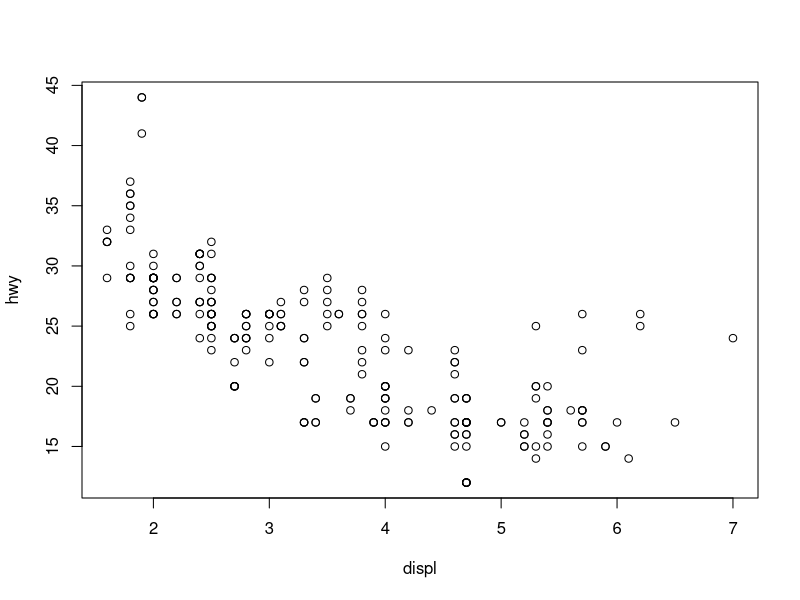
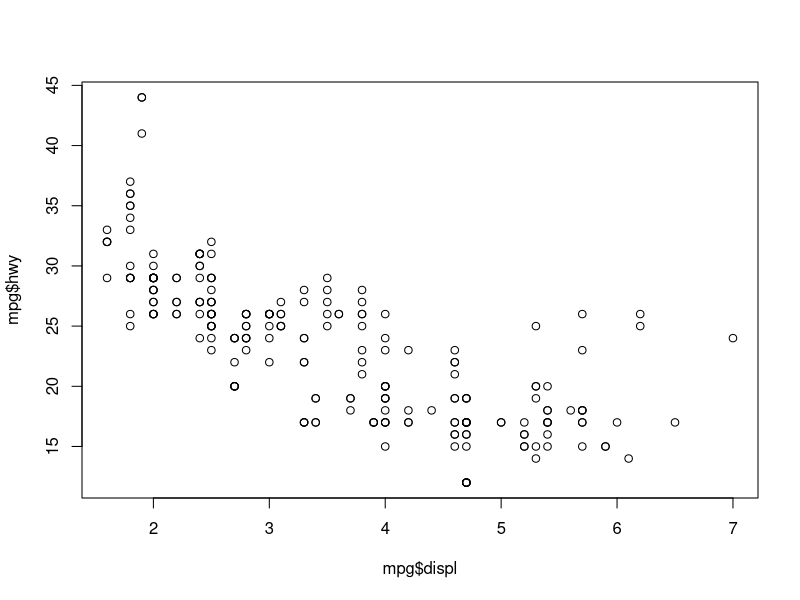
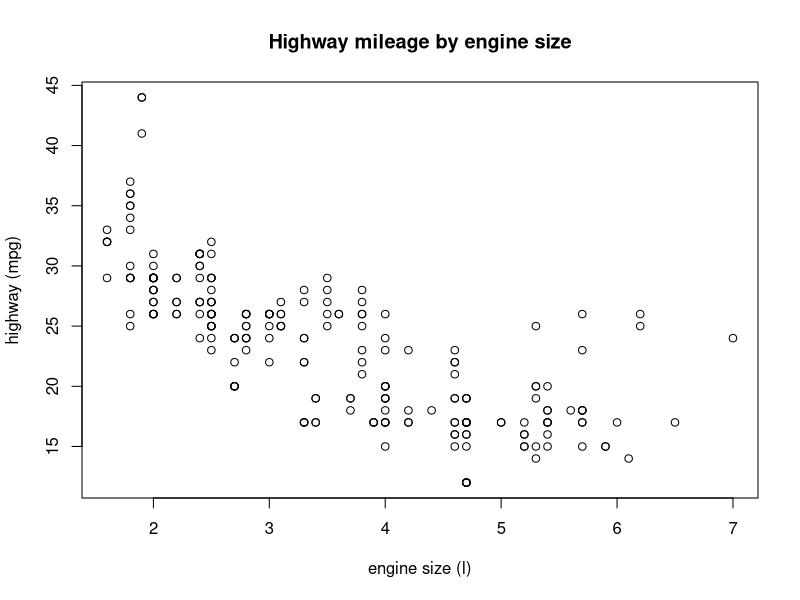
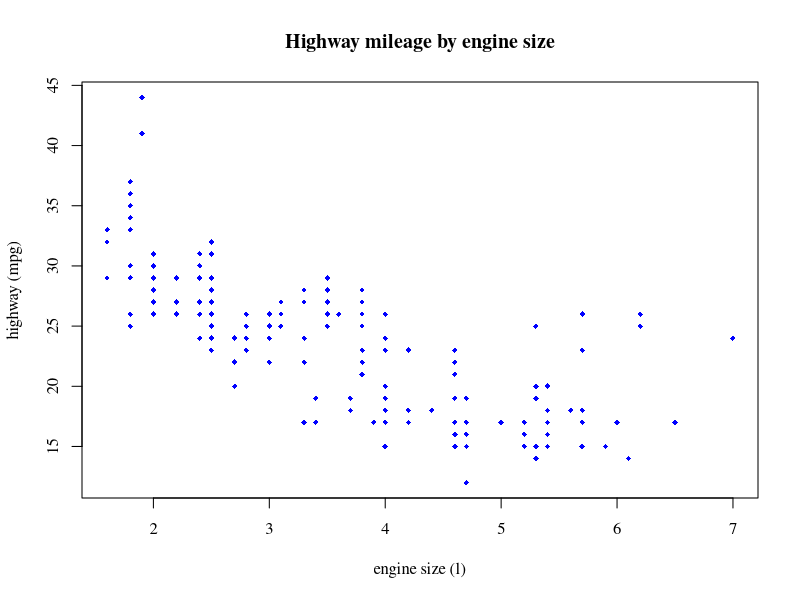
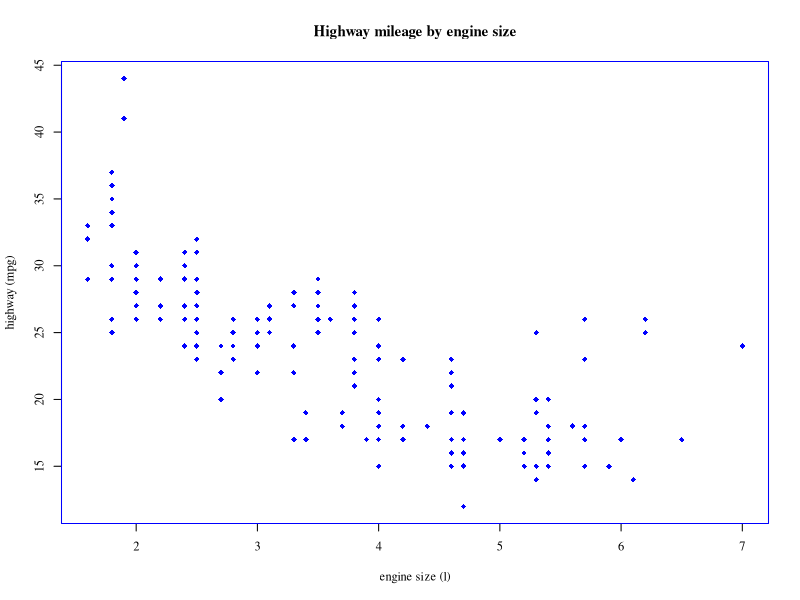
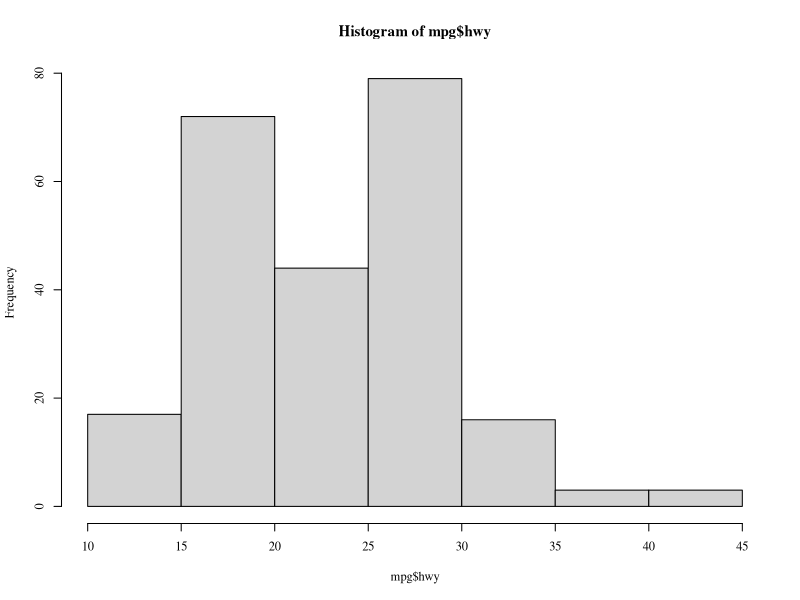
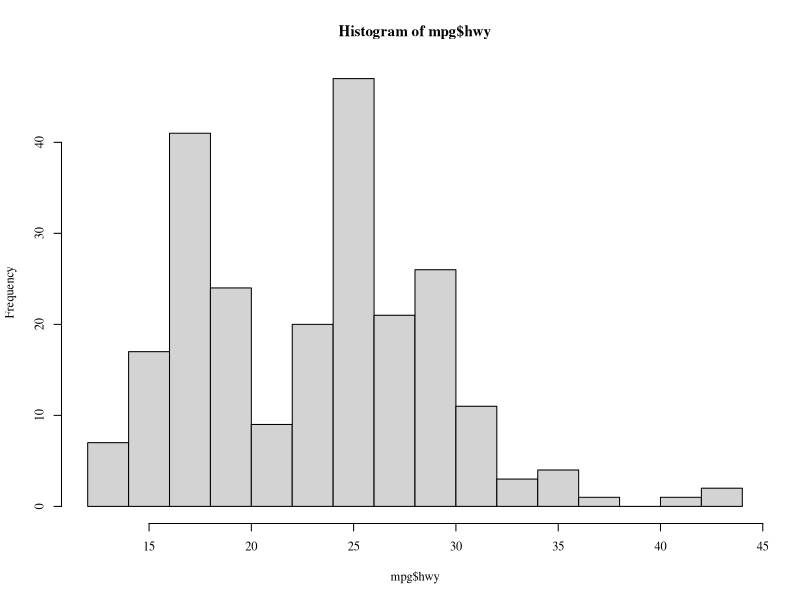
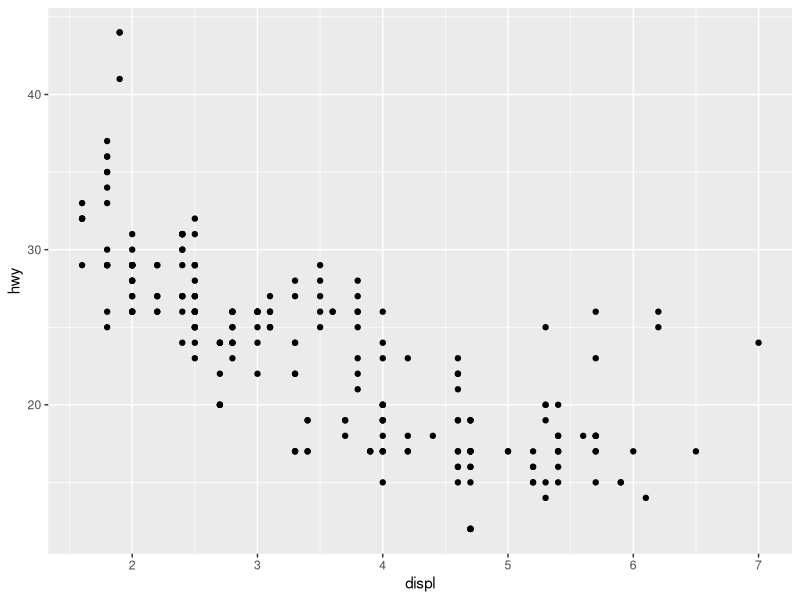

Recreate these plots in R, in order.
## ---- chunk 1
#| message: false
#| warning: false
library(tidyverse) # for them mpg dataset
data(mpg)
plot(hwy ~ displ, data = mpg)
## ---- chunk 2
plot(mpg$displ, mpg$hwy)
## ---- chunk 3
plot(hwy ~ displ, data = mpg, main = 'Highway mileage by engine size', 
     xlab = 'engine size (l)', ylab = 'highway (mpg)')
## ---- chunk 4
plot(hwy ~ displ, data = mpg, main = 'Highway mileage by engine size', 
     xlab = 'engine size (l)', ylab = 'highway (mpg)', 
     col = 'blue', pch = 18, cex = 0.75, family = 'serif')
## ---- chunk 5
par(col = 'blue', pch = 18, cex = 0.75, family = 'serif')
plot(hwy ~ displ, data = mpg, main = 'Highway mileage by engine size', 
     xlab = 'engine size (l)', ylab = 'highway (mpg)')
## ---- chunk 6
hist(mpg$hwy)
## ---- chunk 7
hist(mpg$hwy, breaks = 20)
## ---- chunk 8
ggplot(data = mpg) + 
  geom_point(mapping = aes(x = displ, y = hwy))
## ---- chunk 9
ggplot(data = mpg, mapping = aes(x = displ, y = hwy)) + 
  geom_point()
## ---- chunk 10
ggplot(mpg, aes(x = displ, y = hwy)) + 
  geom_line()
## ---- chunk 11
ggplot(mpg, aes(x = displ, y = hwy)) + 
  geom_count()
## ---- chunk 12
ggplot(mpg, aes(x = displ, y = hwy)) + 
  geom_density2d()
## ---- chunk 13
ggplot(mpg, aes(x = displ, y = hwy, colour = drv)) + 
  geom_point()
## ---- chunk 14
ggplot(mpg, aes(x = displ, y = hwy, size = displ)) + 
  geom_point()
## ---- chunk 15
ggplot(mpg, aes(x = displ, y = hwy, shape = drv)) + 
  geom_point()
## ---- chunk 16
ggplot(mpg, aes(x = displ, y = hwy)) + 
  geom_point(colour = 'red')
## ---- chunk 17
ggplot(mpg, aes(x = displ, y = hwy, colour = drv)) + 
  geom_point() + 
  theme(
    legend.position = 'top',
    panel.grid.minor = element_blank(),
    panel.background = element_rect(fill = 'lightblue')
  )
## ---- chunk 18
ggplot(mpg, aes(x = displ, y = hwy, colour = drv)) + 
  geom_point() + 
  theme_bw()
## ---- chunk 19
ggplot(mpg, aes(x = displ, y = hwy, colour = drv)) + 
  geom_point() + 
  theme_minimal()
## ---- chunk 20
ggplot(mpg, aes(x = displ, y = hwy, colour = drv)) + 
  geom_point() + 
  theme_classic()
## ---- chunk 21
ggplot(mpg, aes(x = displ, y = hwy, colour = drv)) + 
  geom_point() + 
  theme_bw(base_family = 'serif', base_size = 16)
## ---- chunk 22
ggplot(mpg, aes(x = displ, y = hwy, colour = drv)) + 
  geom_point() + 
  stat_smooth()
## ---- chunk 23
ggplot(mpg, aes(x = displ, y = hwy)) + 
  geom_point(aes(colour = drv)) + 
  stat_smooth()
## ---- chunk 24
ggplot(mpg, aes(x = displ, y = hwy, colour = drv)) + 
  geom_point() + 
  stat_smooth(method = 'lm')
## ---- chunk 25
ggplot(mpg, aes(x = displ, y = hwy, colour = drv)) + 
  geom_point() + 
  stat_smooth(method = 'lm') + 
  facet_wrap(~ drv, ncol = 3)
## ---- chunk 26
ggplot(mpg, aes(x = displ, y = hwy, colour = drv)) + 
  geom_point() + 
  stat_smooth(method = 'lm') + 
  facet_wrap(~ drv, ncol = 3, scales = 'free')
